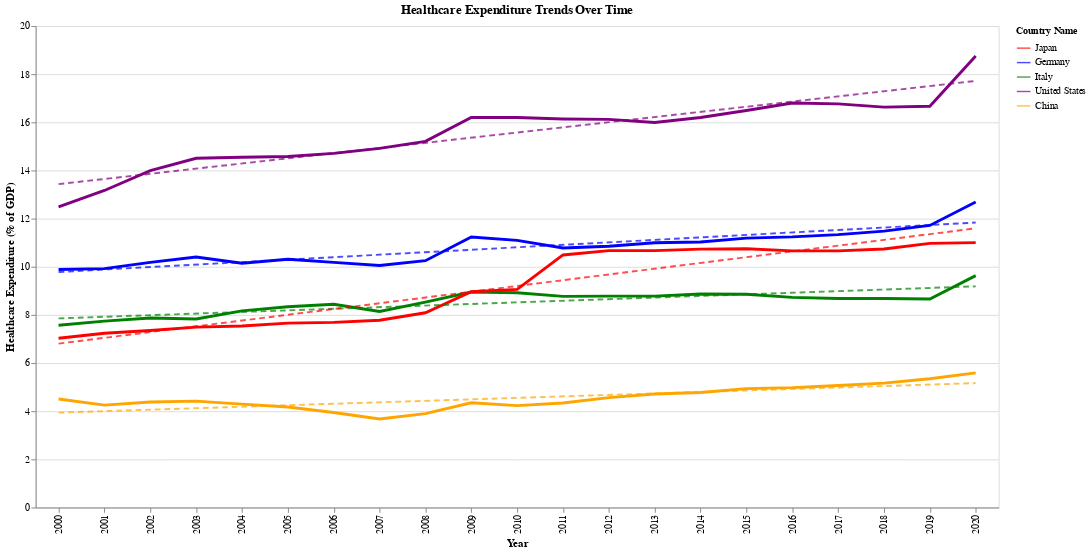

Notebook code cell kept with this figure:
### Markdown cell above
### Healthcare Expenditure Trends

### Code cell
# Select the countries that we want to visualize
# Countries: Japan, Germany, Italy, United States, China
countries = ['Japan', 'Germany', 'Italy', 'United States', 'China']

# Define a color dictionary for the countries
color_dict = {
    'Japan': 'red',
    'Germany': 'blue',
    'Italy': 'green',
    'United States': 'purple',
    'China': 'orange'
}

# Filter the data for the selected countries
filtered_data = healthcare_trends[healthcare_trends['Country Name'].isin(countries)]

# Create the base chart
base = alt.Chart(filtered_data).encode(
    x='Year:O',
    y="Healthcare Expenditure (% of GDP):Q",
    color=alt.Color('Country Name:N', scale=alt.Scale(domain=list(color_dict.keys()), range=list(color_dict.values()))),
    tooltip=['Country Name','Year', 'Healthcare Expenditure (% of GDP)']
)

# Create the line chart
line_chart = base.mark_line(size=3)

# Create the trend lines
trend_lines = base.transform_regression('Year', 'Healthcare Expenditure (% of GDP)', groupby=['Country Name']).mark_line(
    size=2,
    opacity=0.7,
    strokeDash=[6, 4]  # This creates a dashed line
).encode(
    color=alt.Color('Country Name:N', scale=alt.Scale(domain=list(color_dict.keys()), range=list(color_dict.values())))
)   
    
# Combine the chart with legend
combined_chart = (line_chart + trend_lines).properties(
    title='Healthcare Expenditure Trends Over Time',
    width=1000,
    height=500
).configure_legend(
    orient='right',
    symbolSize=200,
    titleFontSize=10,
    
)

# Display the chart
combined_chart.display()

### Figure 1 — Vega-Lite specification as saved in the notebook (floating-point values rounded to 4 significant figures)
{"config": {"view": {"continuousWidth": 300, "continuousHeight": 300}, "legend": {"orient": "right", "symbolSize": 200, "titleFontSize": 10}}, "layer": [{"mark": {"type": "line", "size": 3}, "encoding": {"color": {"field": "Country Name", "scale": {"domain": ["Japan", "Germany", "Italy", "United States", "China"], "range": ["red", "blue", "green", "purple", "orange"]}, "type": "nominal"}, "tooltip": [{"field": "Country Name", "type": "nominal"}, {"field": "Year", "type": "quantitative"}, {"field": "Healthcare Expenditure (% of GDP)", "type": "quantitative"}], "x": {"field": "Year", "type": "ordinal"}, "y": {"field": "Healthcare Expenditure (% of GDP)", "type": "quantitative"}}}, {"mark": {"type": "line", "opacity": 0.7, "size": 2, "strokeDash": [6, 4]}, "encoding": {"color": {"field": "Country Name", "scale": {"domain": ["Japan", "Germany", "Italy", "United States", "China"], "range": ["red", "blue", "green", "purple", "orange"]}, "type": "nominal"}, "tooltip": [{"field": "Country Name", "type": "nominal"}, {"field": "Year", "type": "quantitative"}, {"field": "Healthcare Expenditure (% of GDP)", "type": "quantitative"}], "x": {"field": "Year", "type": "ordinal"}, "y": {"field": "Healthcare Expenditure (% of GDP)", "type": "quantitative"}}, "transform": [{"on": "Year", "regression": "Healthcare Expenditure (% of GDP)", "groupby": ["Country Name"]}]}], "data": {"name": "data-7290e64fb24de6227808f9f71c4cbc3e"}, "height": 500, "title": "Healthcare Expenditure Trends Over Time", "width": 1000, "$schema": "https://vega.github.io/schema/vega-lite/v5.20.1.json", "datasets": {"data-7290e64fb24de6227808f9f71c4cbc3e": [{"Country Name": "China", "Year": 2000, "Healthcare Expenditure (% of GDP)": 4.508}, {"Country Name": "China", "Year": 2001, "Healthcare Expenditure (% of GDP)": 4.253}, {"Country Name": "China", "Year": 2002, "Healthcare Expenditure (% of GDP)": 4.383}, {"Country Name": "China", "Year": 2003, "Healthcare Expenditure (% of GDP)": 4.418}, {"Country Name": "China", "Year": 2004, "Healthcare Expenditure (% of GDP)": 4.293}, {"Country Name": "China", "Year": 2005, "Healthcare Expenditure (% of GDP)": 4.176}, {"Country Name": "China", "Year": 2006, "Healthcare Expenditure (% of GDP)": 3.947}, {"Country Name": "China", "Year": 2007, "Healthcare Expenditure (% of GDP)": 3.675}, {"Country Name": "China", "Year": 2008, "Healthcare Expenditure (% of GDP)": 3.9}, {"Country Name": "China", "Year": 2009, "Healthcare Expenditure (% of GDP)": 4.35}, {"Country Name": "China", "Year": 2010, "Healthcare Expenditure (% of GDP)": 4.231}, {"Country Name": "China", "Year": 2011, "Healthcare Expenditure (% of GDP)": 4.343}, {"Country Name": "China", "Year": 2012, "Healthcare Expenditure (% of GDP)": 4.566}, {"Country Name": "China", "Year": 2013, "Healthcare Expenditure (% of GDP)": 4.715}, {"Country Name": "China", "Year": 2014, "Healthcare Expenditure (% of GDP)": 4.778}, {"Country Name": "China", "Year": 2015, "Healthcare Expenditure (% of GDP)": 4.938}, {"Country Name": "China", "Year": 2016, "Healthcare Expenditure (% of GDP)": 4.98}, {"Country Name": "China", "Year": 2017, "Healthcare Expenditure (% of GDP)": 5.066}, {"Country Name": "China", "Year": 2018, "Healthcare Expenditure (% of GDP)": 5.168}, {"Country Name": "China", "Year": 2019, "Healthcare Expenditure (% of GDP)": 5.35}, {"Country Name": "China", "Year": 2020, "Healthcare Expenditure (% of GDP)": 5.594}, {"Country Name": "Germany", "Year": 2000, "Healthcare Expenditure (% of GDP)": 9.888}, {"Country Name": "Germany", "Year": 2001, "Healthcare Expenditure (% of GDP)": 9.921}, {"Country Name": "Germany", "Year": 2002, "Healthcare Expenditure (% of GDP)": 10.18}, {"Country Name": "Germany", "Year": 2003, "Healthcare Expenditure (% of GDP)": 10.4}, {"Country Name": "Germany", "Year": 2004, "Healthcare Expenditure (% of GDP)": 10.15}, {"Country Name": "Germany", "Year": 2005, "Healthcare Expenditure (% of GDP)": 10.31}, {"Country Name": "Germany", "Year": 2006, "Healthcare Expenditure (% of GDP)": 10.18}, {"Country Name": "Germany", "Year": 2007, "Healthcare Expenditure (% of GDP)": 10.05}, {"Country Name": "Germany", "Year": 2008, "Healthcare Expenditure (% of GDP)": 10.25}, {"Country Name": "Germany", "Year": 2009, "Healthcare Expenditure (% of GDP)": 11.24}, {"Country Name": "Germany", "Year": 2010, "Healthcare Expenditure (% of GDP)": 11.1}, {"Country Name": "Germany", "Year": 2011, "Healthcare Expenditure (% of GDP)": 10.78}, {"Country Name": "Germany", "Year": 2012, "Healthcare Expenditure (% of GDP)": 10.85}, {"Country Name": "Germany", "Year": 2013, "Healthcare Expenditure (% of GDP)": 11.0}, {"Country Name": "Germany", "Year": 2014, "Healthcare Expenditure (% of GDP)": 11.03}, {"Country Name": "Germany", "Year": 2015, "Healthcare Expenditure (% of GDP)": 11.19}, {"Country Name": "Germany", "Year": 2016, "Healthcare Expenditure (% of GDP)": 11.24}, {"Country Name": "Germany", "Year": 2017, "Healthcare Expenditure (% of GDP)": 11.34}, {"Country Name": "Germany", "Year": 2018, "Healthcare Expenditure (% of GDP)": 11.48}, {"Country Name": "Germany", "Year": 2019, "Healthcare Expenditure (% of GDP)": 11.72}, {"Country Name": "Germany", "Year": 2020, "Healthcare Expenditure (% of GDP)": 12.69}, {"Country Name": "Italy", "Year": 2000, "Healthcare Expenditure (% of GDP)": 7.57}, {"Country Name": "Italy", "Year": 2001, "Healthcare Expenditure (% of GDP)": 7.74}, {"Country Name": "Italy", "Year": 2002, "Healthcare Expenditure (% of GDP)": 7.87}, {"Country Name": "Italy", "Year": 2003, "Healthcare Expenditure (% of GDP)": 7.83}, {"Country Name": "Italy", "Year": 2004, "Healthcare Expenditure (% of GDP)": 8.17}, {"Country Name": "Italy", "Year": 2005, "Healthcare Expenditure (% of GDP)": 8.34}, {"Country Name": "Italy", "Year": 2006, "Healthcare Expenditure (% of GDP)": 8.44}, {"Country Name": "Italy", "Year": 2007, "Healthcare Expenditure (% of GDP)": 8.14}, {"Country Name": "Italy", "Year": 2008, "Healthcare Expenditure (% of GDP)": 8.53}, {"Country Name": "Italy", "Year": 2009, "Healthcare Expenditure (% of GDP)": 8.95}, {"Country Name": "Italy", "Year": 2010, "Healthcare Expenditure (% of GDP)": 8.92}, {"Country Name": "Italy", "Year": 2011, "Healthcare Expenditure (% of GDP)": 8.77}, {"Country Name": "Italy", "Year": 2012, "Healthcare Expenditure (% of GDP)": 8.78}, {"Country Name": "Italy", "Year": 2013, "Healthcare Expenditure (% of GDP)": 8.78}, {"Country Name": "Italy", "Year": 2014, "Healthcare Expenditure (% of GDP)": 8.87}, {"Country Name": "Italy", "Year": 2015, "Healthcare Expenditure (% of GDP)": 8.86}, {"Country Name": "Italy", "Year": 2016, "Healthcare Expenditure (% of GDP)": 8.73}, {"Country Name": "Italy", "Year": 2017, "Healthcare Expenditure (% of GDP)": 8.68}, {"Country Name": "Italy", "Year": 2018, "Healthcare Expenditure (% of GDP)": 8.68}, {"Country Name": "Italy", "Year": 2019, "Healthcare Expenditure (% of GDP)": 8.66}, {"Country Name": "Italy", "Year": 2020, "Healthcare Expenditure (% of GDP)": 9.63}, {"Country Name": "Japan", "Year": 2000, "Healthcare Expenditure (% of GDP)": 7.03}, {"Country Name": "Japan", "Year": 2001, "Healthcare Expenditure (% of GDP)": 7.24}, {"Country Name": "Japan", "Year": 2002, "Healthcare Expenditure (% of GDP)": 7.35}, {"Country Name": "Japan", "Year": 2003, "Healthcare Expenditure (% of GDP)": 7.49}, {"Country Name": "Japan", "Year": 2004, "Healthcare Expenditure (% of GDP)": 7.54}, {"Country Name": "Japan", "Year": 2005, "Healthcare Expenditure (% of GDP)": 7.66}, {"Country Name": "Japan", "Year": 2006, "Healthcare Expenditure (% of GDP)": 7.69}, {"Country Name": "Japan", "Year": 2007, "Healthcare Expenditure (% of GDP)": 7.78}, {"Country Name": "Japan", "Year": 2008, "Healthcare Expenditure (% of GDP)": 8.09}, {"Country Name": "Japan", "Year": 2009, "Healthcare Expenditure (% of GDP)": 8.96}, {"Country Name": "Japan", "Year": 2010, "Healthcare Expenditure (% of GDP)": 9.06}, {"Country Name": "Japan", "Year": 2011, "Healthcare Expenditure (% of GDP)": 10.49}, {"Country Name": "Japan", "Year": 2012, "Healthcare Expenditure (% of GDP)": 10.67}, {"Country Name": "Japan", "Year": 2013, "Healthcare Expenditure (% of GDP)": 10.67}, {"Country Name": "Japan", "Year": 2014, "Healthcare Expenditure (% of GDP)": 10.73}, {"Country Name": "Japan", "Year": 2015, "Healthcare Expenditure (% of GDP)": 10.75}, {"Country Name": "Japan", "Year": 2016, "Healthcare Expenditure (% of GDP)": 10.66}, {"Country Name": "Japan", "Year": 2017, "Healthcare Expenditure (% of GDP)": 10.66}, {"Country Name": "Japan", "Year": 2018, "Healthcare Expenditure (% of GDP)": 10.74}, {"Country Name": "Japan", "Year": 2019, "Healthcare Expenditure (% of GDP)": 10.97}, {"Country Name": "Japan", "Year": 2020, "Healthcare Expenditure (% of GDP)": 11.0}, {"Country Name": "United States", "Year": 2000, "Healthcare Expenditure (% of GDP)": 12.49}, {"Country Name": "United States", "Year": 2001, "Healthcare Expenditure (% of GDP)": 13.17}, {"Country Name": "United States", "Year": 2002, "Healthcare Expenditure (% of GDP)": 14.0}, {"Country Name": "United States", "Year": 2003, "Healthcare Expenditure (% of GDP)": 14.51}, {"Country Name": "United States", "Year": 2004, "Healthcare Expenditure (% of GDP)": 14.55}, {"Country Name": "United States", "Year": 2005, "Healthcare Expenditure (% of GDP)": 14.58}, {"Country Name": "United States", "Year": 2006, "Healthcare Expenditure (% of GDP)": 14.71}, {"Country Name": "United States", "Year": 2007, "Healthcare Expenditure (% of GDP)": 14.92}, {"Country Name": "United States", "Year": 2008, "Healthcare Expenditure (% of GDP)": 15.21}, {"Country Name": "United States", "Year": 2009, "Healthcare Expenditure (% of GDP)": 16.2}, {"Country Name": "United States", "Year": 2010, "Healthcare Expenditure (% of GDP)": 16.2}, {"Country Name": "United States", "Year": 2011, "Healthcare Expenditure (% of GDP)": 16.14}, {"Country Name": "United States", "Year": 2012, "Healthcare Expenditure (% of GDP)": 16.12}, {"Country Name": "United States", "Year": 2013, "Healthcare Expenditure (% of GDP)": 15.99}, {"Country Name": "United States", "Year": 2014, "Healthcare Expenditure (% of GDP)": 16.2}, {"Country Name": "United States", "Year": 2015, "Healthcare Expenditure (% of GDP)": 16.49}, {"Country Name": "United States", "Year": 2016, "Healthcare Expenditure (% of GDP)": 16.8}, {"Country Name": "United States", "Year": 2017, "Healthcare Expenditure (% of GDP)": 16.77}, {"Country Name": "United States", "Year": 2018, "Healthcare Expenditure (% of GDP)": 16.63}, {"Country Name": "United States", "Year": 2019, "Healthcare Expenditure (% of GDP)": 16.67}, {"Country Name": "United States", "Year": 2020, "Healthcare Expenditure (% of GDP)": 18.76}]}}
